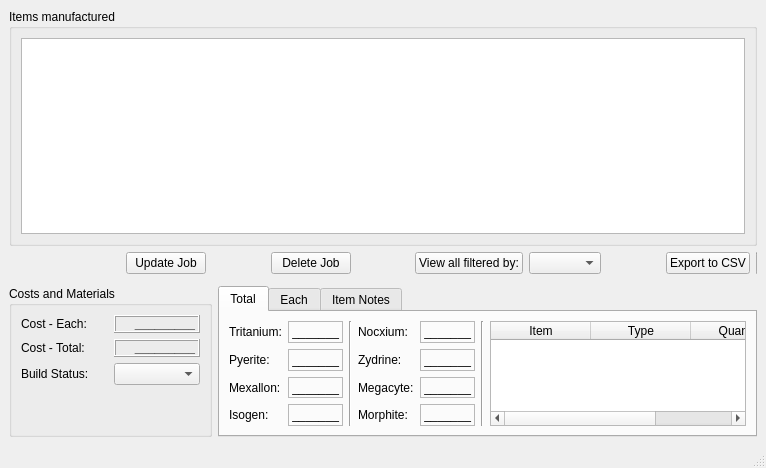
<ui version="4.0" >
 <class>ProductionHist</class>
 <widget class="QMainWindow" name="ProductionHist" >
  <property name="geometry" >
   <rect>
    <x>0</x>
    <y>0</y>
    <width>766</width>
    <height>468</height>
   </rect>
  </property>
  <property name="windowTitle" >
   <string>Production History Management</string>
  </property>
  <widget class="QWidget" name="centralwidget" >
   <layout class="QVBoxLayout" >
    <property name="margin" >
     <number>9</number>
    </property>
    <property name="spacing" >
     <number>6</number>
    </property>
    <item>
     <widget class="QGroupBox" name="groupBox_3" >
      <property name="title" >
       <string>Items manufactured</string>
      </property>
      <layout class="QVBoxLayout" >
       <property name="margin" >
        <number>9</number>
       </property>
       <property name="spacing" >
        <number>6</number>
       </property>
       <item>
        <widget class="QTableWidget" name="prodTable" >
         <property name="statusTip" >
          <string>Click a line to view all fields and edit it´s contents.</string>
         </property>
         <property name="editTriggers" >
          <set>QAbstractItemView::NoEditTriggers</set>
         </property>
         <property name="sortingEnabled" >
          <bool>true</bool>
         </property>
        </widget>
       </item>
      </layout>
     </widget>
    </item>
    <item>
     <layout class="QHBoxLayout" >
      <property name="margin" >
       <number>0</number>
      </property>
      <property name="spacing" >
       <number>6</number>
      </property>
      <item>
       <spacer>
        <property name="orientation" >
         <enum>Qt::Horizontal</enum>
        </property>
        <property name="sizeHint" >
         <size>
          <width>40</width>
          <height>20</height>
         </size>
        </property>
       </spacer>
      </item>
      <item>
       <spacer>
        <property name="orientation" >
         <enum>Qt::Horizontal</enum>
        </property>
        <property name="sizeHint" >
         <size>
          <width>40</width>
          <height>20</height>
         </size>
        </property>
       </spacer>
      </item>
      <item>
       <widget class="QPushButton" name="updateButton" >
        <property name="text" >
         <string>Update Job</string>
        </property>
       </widget>
      </item>
      <item>
       <spacer>
        <property name="orientation" >
         <enum>Qt::Horizontal</enum>
        </property>
        <property name="sizeHint" >
         <size>
          <width>40</width>
          <height>20</height>
         </size>
        </property>
       </spacer>
      </item>
      <item>
       <widget class="QPushButton" name="deleteButton" >
        <property name="text" >
         <string>Delete Job</string>
        </property>
       </widget>
      </item>
      <item>
       <spacer>
        <property name="orientation" >
         <enum>Qt::Horizontal</enum>
        </property>
        <property name="sizeHint" >
         <size>
          <width>40</width>
          <height>20</height>
         </size>
        </property>
       </spacer>
      </item>
      <item>
       <widget class="QPushButton" name="viewFilteredButton" >
        <property name="text" >
         <string>View all filtered by:</string>
        </property>
       </widget>
      </item>
      <item>
       <widget class="QComboBox" name="filterCombo" />
      </item>
      <item>
       <spacer>
        <property name="orientation" >
         <enum>Qt::Horizontal</enum>
        </property>
        <property name="sizeHint" >
         <size>
          <width>40</width>
          <height>20</height>
         </size>
        </property>
       </spacer>
      </item>
      <item>
       <widget class="QPushButton" name="exportButton" >
        <property name="text" >
         <string>Export to CSV</string>
        </property>
       </widget>
      </item>
      <item>
       <widget class="QLineEdit" name="itemID" >
        <property name="enabled" >
         <bool>true</bool>
        </property>
        <property name="maximumSize" >
         <size>
          <width>1</width>
          <height>16777215</height>
         </size>
        </property>
       </widget>
      </item>
     </layout>
    </item>
    <item>
     <widget class="QGroupBox" name="groupBox" >
      <property name="sizePolicy" >
       <sizepolicy>
        <hsizetype>5</hsizetype>
        <vsizetype>13</vsizetype>
        <horstretch>0</horstretch>
        <verstretch>0</verstretch>
       </sizepolicy>
      </property>
      <property name="title" >
       <string>Item</string>
      </property>
      <layout class="QHBoxLayout" >
       <property name="margin" >
        <number>9</number>
       </property>
       <property name="spacing" >
        <number>6</number>
       </property>
       <item>
        <layout class="QVBoxLayout" >
         <property name="margin" >
          <number>0</number>
         </property>
         <property name="spacing" >
          <number>6</number>
         </property>
         <item>
          <widget class="QLabel" name="label" >
           <property name="text" >
            <string>Item</string>
           </property>
          </widget>
         </item>
         <item>
          <widget class="QLineEdit" name="editItem" >
           <property name="statusTip" >
            <string>You cannot edit this field</string>
           </property>
           <property name="readOnly" >
            <bool>true</bool>
           </property>
          </widget>
         </item>
        </layout>
       </item>
       <item>
        <layout class="QVBoxLayout" >
         <property name="margin" >
          <number>0</number>
         </property>
         <property name="spacing" >
          <number>6</number>
         </property>
         <item>
          <widget class="QLabel" name="label" >
           <property name="text" >
            <string>Date</string>
           </property>
          </widget>
         </item>
         <item>
          <widget class="QLineEdit" name="date" >
           <property name="sizePolicy" >
            <sizepolicy>
             <hsizetype>13</hsizetype>
             <vsizetype>0</vsizetype>
             <horstretch>0</horstretch>
             <verstretch>0</verstretch>
            </sizepolicy>
           </property>
           <property name="minimumSize" >
            <size>
             <width>70</width>
             <height>0</height>
            </size>
           </property>
           <property name="statusTip" >
            <string>You cannot edit this field</string>
           </property>
           <property name="inputMask" >
            <string>99/99/9999;_</string>
           </property>
           <property name="text" >
            <string>//</string>
           </property>
           <property name="readOnly" >
            <bool>true</bool>
           </property>
          </widget>
         </item>
        </layout>
       </item>
       <item>
        <layout class="QVBoxLayout" >
         <property name="margin" >
          <number>0</number>
         </property>
         <property name="spacing" >
          <number>6</number>
         </property>
         <item>
          <widget class="QLabel" name="label_3" >
           <property name="text" >
            <string>Quantity</string>
           </property>
          </widget>
         </item>
         <item>
          <widget class="QLineEdit" name="quantity" >
           <property name="sizePolicy" >
            <sizepolicy>
             <hsizetype>13</hsizetype>
             <vsizetype>0</vsizetype>
             <horstretch>0</horstretch>
             <verstretch>0</verstretch>
            </sizepolicy>
           </property>
           <property name="minimumSize" >
            <size>
             <width>50</width>
             <height>0</height>
            </size>
           </property>
           <property name="statusTip" >
            <string>You cannot edit this field</string>
           </property>
           <property name="alignment" >
            <set>Qt::AlignRight</set>
           </property>
           <property name="readOnly" >
            <bool>true</bool>
           </property>
          </widget>
         </item>
        </layout>
       </item>
       <item>
        <layout class="QVBoxLayout" >
         <property name="margin" >
          <number>0</number>
         </property>
         <property name="spacing" >
          <number>6</number>
         </property>
         <item>
          <widget class="QLabel" name="label_4" >
           <property name="text" >
            <string>PE Skill</string>
           </property>
          </widget>
         </item>
         <item>
          <widget class="QLineEdit" name="PeSkill" >
           <property name="sizePolicy" >
            <sizepolicy>
             <hsizetype>13</hsizetype>
             <vsizetype>0</vsizetype>
             <horstretch>0</horstretch>
             <verstretch>0</verstretch>
            </sizepolicy>
           </property>
           <property name="minimumSize" >
            <size>
             <width>30</width>
             <height>0</height>
            </size>
           </property>
           <property name="statusTip" >
            <string>You cannot edit this field</string>
           </property>
           <property name="inputMask" >
            <string>9; </string>
           </property>
           <property name="text" >
            <string>0</string>
           </property>
           <property name="alignment" >
            <set>Qt::AlignRight</set>
           </property>
           <property name="readOnly" >
            <bool>true</bool>
           </property>
          </widget>
         </item>
        </layout>
       </item>
       <item>
        <layout class="QVBoxLayout" >
         <property name="margin" >
          <number>0</number>
         </property>
         <property name="spacing" >
          <number>6</number>
         </property>
         <item>
          <widget class="QLabel" name="label_5" >
           <property name="text" >
            <string>BP. ME</string>
           </property>
          </widget>
         </item>
         <item>
          <widget class="QLineEdit" name="BpMe" >
           <property name="sizePolicy" >
            <sizepolicy>
             <hsizetype>13</hsizetype>
             <vsizetype>0</vsizetype>
             <horstretch>0</horstretch>
             <verstretch>0</verstretch>
            </sizepolicy>
           </property>
           <property name="minimumSize" >
            <size>
             <width>30</width>
             <height>0</height>
            </size>
           </property>
           <property name="statusTip" >
            <string>You cannot edit this field</string>
           </property>
           <property name="inputMask" >
            <string>900; </string>
           </property>
           <property name="text" >
            <string>0</string>
           </property>
           <property name="alignment" >
            <set>Qt::AlignRight</set>
           </property>
           <property name="readOnly" >
            <bool>true</bool>
           </property>
          </widget>
         </item>
        </layout>
       </item>
       <item>
        <layout class="QVBoxLayout" >
         <property name="margin" >
          <number>0</number>
         </property>
         <property name="spacing" >
          <number>6</number>
         </property>
         <item>
          <widget class="QLabel" name="label_10" >
           <property name="text" >
            <string>BP. PE</string>
           </property>
          </widget>
         </item>
         <item>
          <widget class="QLineEdit" name="BpPe" >
           <property name="sizePolicy" >
            <sizepolicy>
             <hsizetype>13</hsizetype>
             <vsizetype>0</vsizetype>
             <horstretch>0</horstretch>
             <verstretch>0</verstretch>
            </sizepolicy>
           </property>
           <property name="minimumSize" >
            <size>
             <width>30</width>
             <height>0</height>
            </size>
           </property>
           <property name="statusTip" >
            <string>You cannot edit this field</string>
           </property>
           <property name="inputMask" >
            <string>900; </string>
           </property>
           <property name="text" >
            <string>0</string>
           </property>
           <property name="alignment" >
            <set>Qt::AlignRight</set>
           </property>
           <property name="readOnly" >
            <bool>true</bool>
           </property>
          </widget>
         </item>
        </layout>
       </item>
       <item>
        <layout class="QVBoxLayout" >
         <property name="margin" >
          <number>0</number>
         </property>
         <property name="spacing" >
          <number>6</number>
         </property>
         <item>
          <widget class="QLabel" name="label_6" >
           <property name="text" >
            <string>Location</string>
           </property>
          </widget>
         </item>
         <item>
          <widget class="QLineEdit" name="location" >
           <property name="sizePolicy" >
            <sizepolicy>
             <hsizetype>1</hsizetype>
             <vsizetype>0</vsizetype>
             <horstretch>0</horstretch>
             <verstretch>0</verstretch>
            </sizepolicy>
           </property>
           <property name="statusTip" >
            <string>You cannot edit this field</string>
           </property>
           <property name="readOnly" >
            <bool>true</bool>
           </property>
          </widget>
         </item>
        </layout>
       </item>
      </layout>
     </widget>
    </item>
    <item>
     <layout class="QHBoxLayout" >
      <property name="margin" >
       <number>0</number>
      </property>
      <property name="spacing" >
       <number>6</number>
      </property>
      <item>
       <widget class="QGroupBox" name="groupBox_4" >
        <property name="sizePolicy" >
         <sizepolicy>
          <hsizetype>1</hsizetype>
          <vsizetype>0</vsizetype>
          <horstretch>0</horstretch>
          <verstretch>0</verstretch>
         </sizepolicy>
        </property>
        <property name="title" >
         <string>Costs and Materials</string>
        </property>
        <layout class="QVBoxLayout" >
         <property name="margin" >
          <number>9</number>
         </property>
         <property name="spacing" >
          <number>6</number>
         </property>
         <item>
          <layout class="QVBoxLayout" >
           <property name="margin" >
            <number>0</number>
           </property>
           <property name="spacing" >
            <number>6</number>
           </property>
           <item>
            <layout class="QHBoxLayout" >
             <property name="margin" >
              <number>0</number>
             </property>
             <property name="spacing" >
              <number>6</number>
             </property>
             <item>
              <widget class="QLabel" name="label4" >
               <property name="text" >
                <string>Cost - Each:</string>
               </property>
              </widget>
             </item>
             <item>
              <widget class="QLabel" name="costEach" >
               <property name="font" >
                <font>
                 <family>MS Shell Dlg 2</family>
                 <pointsize>9</pointsize>
                 <weight>75</weight>
                 <italic>false</italic>
                 <bold>true</bold>
                 <underline>false</underline>
                 <strikeout>false</strikeout>
                </font>
               </property>
               <property name="frameShape" >
                <enum>QFrame::Box</enum>
               </property>
               <property name="frameShadow" >
                <enum>QFrame::Raised</enum>
               </property>
               <property name="text" >
                <string>_________</string>
               </property>
               <property name="alignment" >
                <set>Qt::AlignRight|Qt::AlignTrailing|Qt::AlignVCenter</set>
               </property>
              </widget>
             </item>
            </layout>
           </item>
           <item>
            <layout class="QHBoxLayout" >
             <property name="margin" >
              <number>0</number>
             </property>
             <property name="spacing" >
              <number>6</number>
             </property>
             <item>
              <widget class="QLabel" name="label5" >
               <property name="text" >
                <string>Cost - Total:</string>
               </property>
              </widget>
             </item>
             <item>
              <widget class="QLabel" name="costTotal" >
               <property name="font" >
                <font>
                 <family>MS Shell Dlg 2</family>
                 <pointsize>9</pointsize>
                 <weight>75</weight>
                 <italic>false</italic>
                 <bold>true</bold>
                 <underline>false</underline>
                 <strikeout>false</strikeout>
                </font>
               </property>
               <property name="frameShape" >
                <enum>QFrame::Box</enum>
               </property>
               <property name="frameShadow" >
                <enum>QFrame::Raised</enum>
               </property>
               <property name="text" >
                <string>_________</string>
               </property>
               <property name="alignment" >
                <set>Qt::AlignRight|Qt::AlignTrailing|Qt::AlignVCenter</set>
               </property>
              </widget>
             </item>
            </layout>
           </item>
           <item>
            <layout class="QHBoxLayout" >
             <property name="margin" >
              <number>0</number>
             </property>
             <property name="spacing" >
              <number>6</number>
             </property>
             <item>
              <widget class="QLabel" name="label6" >
               <property name="text" >
                <string>Build Status:</string>
               </property>
              </widget>
             </item>
             <item>
              <widget class="QComboBox" name="buildStatusCombo" />
             </item>
            </layout>
           </item>
          </layout>
         </item>
         <item>
          <spacer>
           <property name="orientation" >
            <enum>Qt::Vertical</enum>
           </property>
           <property name="sizeType" >
            <enum>QSizePolicy::Minimum</enum>
           </property>
           <property name="sizeHint" >
            <size>
             <width>20</width>
             <height>40</height>
            </size>
           </property>
          </spacer>
         </item>
        </layout>
       </widget>
      </item>
      <item>
       <widget class="QTabWidget" name="tabWidget" >
        <property name="sizePolicy" >
         <sizepolicy>
          <hsizetype>4</hsizetype>
          <vsizetype>13</vsizetype>
          <horstretch>0</horstretch>
          <verstretch>0</verstretch>
         </sizepolicy>
        </property>
        <property name="currentIndex" >
         <number>0</number>
        </property>
        <widget class="QWidget" name="tab_4" >
         <attribute name="title" >
          <string>Total</string>
         </attribute>
         <layout class="QHBoxLayout" >
          <property name="margin" >
           <number>9</number>
          </property>
          <property name="spacing" >
           <number>6</number>
          </property>
          <item>
           <layout class="QHBoxLayout" >
            <property name="margin" >
             <number>0</number>
            </property>
            <property name="spacing" >
             <number>6</number>
            </property>
            <item>
             <layout class="QVBoxLayout" >
              <property name="margin" >
               <number>0</number>
              </property>
              <property name="spacing" >
               <number>6</number>
              </property>
              <item>
               <widget class="QLabel" name="label_11" >
                <property name="text" >
                 <string>Tritanium:</string>
                </property>
               </widget>
              </item>
              <item>
               <widget class="QLabel" name="label_11" >
                <property name="text" >
                 <string>Pyerite:</string>
                </property>
               </widget>
              </item>
              <item>
               <widget class="QLabel" name="label_11" >
                <property name="text" >
                 <string>Mexallon:</string>
                </property>
               </widget>
              </item>
              <item>
               <widget class="QLabel" name="label_14" >
                <property name="text" >
                 <string>Isogen:</string>
                </property>
               </widget>
              </item>
             </layout>
            </item>
            <item>
             <layout class="QVBoxLayout" >
              <property name="margin" >
               <number>0</number>
              </property>
              <property name="spacing" >
               <number>6</number>
              </property>
              <item>
               <widget class="QLabel" name="triTotal" >
                <property name="frameShape" >
                 <enum>QFrame::StyledPanel</enum>
                </property>
                <property name="text" >
                 <string>_______</string>
                </property>
                <property name="alignment" >
                 <set>Qt::AlignRight|Qt::AlignTrailing|Qt::AlignVCenter</set>
                </property>
               </widget>
              </item>
              <item>
               <widget class="QLabel" name="pyeTotal" >
                <property name="frameShape" >
                 <enum>QFrame::StyledPanel</enum>
                </property>
                <property name="text" >
                 <string>_______</string>
                </property>
                <property name="alignment" >
                 <set>Qt::AlignRight|Qt::AlignTrailing|Qt::AlignVCenter</set>
                </property>
               </widget>
              </item>
              <item>
               <widget class="QLabel" name="mexTotal" >
                <property name="frameShape" >
                 <enum>QFrame::StyledPanel</enum>
                </property>
                <property name="text" >
                 <string>_______</string>
                </property>
                <property name="alignment" >
                 <set>Qt::AlignRight|Qt::AlignTrailing|Qt::AlignVCenter</set>
                </property>
               </widget>
              </item>
              <item>
               <widget class="QLabel" name="isoTotal" >
                <property name="frameShape" >
                 <enum>QFrame::StyledPanel</enum>
                </property>
                <property name="text" >
                 <string>_______</string>
                </property>
                <property name="alignment" >
                 <set>Qt::AlignRight|Qt::AlignTrailing|Qt::AlignVCenter</set>
                </property>
               </widget>
              </item>
             </layout>
            </item>
            <item>
             <widget class="Line" name="line_5" >
              <property name="orientation" >
               <enum>Qt::Vertical</enum>
              </property>
             </widget>
            </item>
            <item>
             <layout class="QVBoxLayout" >
              <property name="margin" >
               <number>0</number>
              </property>
              <property name="spacing" >
               <number>6</number>
              </property>
              <item>
               <widget class="QLabel" name="label7" >
                <property name="text" >
                 <string>Nocxium:</string>
                </property>
               </widget>
              </item>
              <item>
               <widget class="QLabel" name="label7" >
                <property name="text" >
                 <string>Zydrine:</string>
                </property>
               </widget>
              </item>
              <item>
               <widget class="QLabel" name="label7" >
                <property name="text" >
                 <string>Megacyte:</string>
                </property>
               </widget>
              </item>
              <item>
               <widget class="QLabel" name="label7" >
                <property name="text" >
                 <string>Morphite:</string>
                </property>
               </widget>
              </item>
             </layout>
            </item>
            <item>
             <layout class="QVBoxLayout" >
              <property name="margin" >
               <number>0</number>
              </property>
              <property name="spacing" >
               <number>6</number>
              </property>
              <item>
               <widget class="QLabel" name="nocTotal" >
                <property name="frameShape" >
                 <enum>QFrame::StyledPanel</enum>
                </property>
                <property name="text" >
                 <string>_______</string>
                </property>
                <property name="alignment" >
                 <set>Qt::AlignRight|Qt::AlignTrailing|Qt::AlignVCenter</set>
                </property>
               </widget>
              </item>
              <item>
               <widget class="QLabel" name="zydTotal" >
                <property name="frameShape" >
                 <enum>QFrame::StyledPanel</enum>
                </property>
                <property name="text" >
                 <string>_______</string>
                </property>
                <property name="alignment" >
                 <set>Qt::AlignRight|Qt::AlignTrailing|Qt::AlignVCenter</set>
                </property>
               </widget>
              </item>
              <item>
               <widget class="QLabel" name="megTotal" >
                <property name="frameShape" >
                 <enum>QFrame::StyledPanel</enum>
                </property>
                <property name="text" >
                 <string>_______</string>
                </property>
                <property name="alignment" >
                 <set>Qt::AlignRight|Qt::AlignTrailing|Qt::AlignVCenter</set>
                </property>
               </widget>
              </item>
              <item>
               <widget class="QLabel" name="morTotal" >
                <property name="frameShape" >
                 <enum>QFrame::StyledPanel</enum>
                </property>
                <property name="text" >
                 <string>_______</string>
                </property>
                <property name="alignment" >
                 <set>Qt::AlignRight|Qt::AlignTrailing|Qt::AlignVCenter</set>
                </property>
               </widget>
              </item>
             </layout>
            </item>
           </layout>
          </item>
          <item>
           <widget class="Line" name="line_5" >
            <property name="orientation" >
             <enum>Qt::Vertical</enum>
            </property>
           </widget>
          </item>
          <item>
           <widget class="QTableWidget" name="otherTotalTable" >
            <property name="sizePolicy" >
             <sizepolicy>
              <hsizetype>1</hsizetype>
              <vsizetype>1</vsizetype>
              <horstretch>0</horstretch>
              <verstretch>0</verstretch>
             </sizepolicy>
            </property>
            <property name="sortingEnabled" >
             <bool>true</bool>
            </property>
            <property name="columnCount" >
             <number>3</number>
            </property>
            <column>
             <property name="text" >
              <string>Item</string>
             </property>
            </column>
            <column>
             <property name="text" >
              <string>Type</string>
             </property>
            </column>
            <column>
             <property name="text" >
              <string>Quantity</string>
             </property>
            </column>
           </widget>
          </item>
         </layout>
        </widget>
        <widget class="QWidget" name="tab_5" >
         <attribute name="title" >
          <string>Each</string>
         </attribute>
         <layout class="QHBoxLayout" >
          <property name="margin" >
           <number>9</number>
          </property>
          <property name="spacing" >
           <number>6</number>
          </property>
          <item>
           <layout class="QHBoxLayout" >
            <property name="margin" >
             <number>0</number>
            </property>
            <property name="spacing" >
             <number>6</number>
            </property>
            <item>
             <layout class="QVBoxLayout" >
              <property name="margin" >
               <number>0</number>
              </property>
              <property name="spacing" >
               <number>6</number>
              </property>
              <item>
               <widget class="QLabel" name="label_30" >
                <property name="text" >
                 <string>Tritanium:</string>
                </property>
               </widget>
              </item>
              <item>
               <widget class="QLabel" name="label_30" >
                <property name="text" >
                 <string>Pyerite:</string>
                </property>
               </widget>
              </item>
              <item>
               <widget class="QLabel" name="label_30" >
                <property name="text" >
                 <string>Mexallon:</string>
                </property>
               </widget>
              </item>
              <item>
               <widget class="QLabel" name="label_30" >
                <property name="text" >
                 <string>Isogen:</string>
                </property>
               </widget>
              </item>
             </layout>
            </item>
            <item>
             <layout class="QVBoxLayout" >
              <property name="margin" >
               <number>0</number>
              </property>
              <property name="spacing" >
               <number>6</number>
              </property>
              <item>
               <widget class="QLabel" name="triEach" >
                <property name="frameShape" >
                 <enum>QFrame::StyledPanel</enum>
                </property>
                <property name="text" >
                 <string>_______</string>
                </property>
                <property name="alignment" >
                 <set>Qt::AlignRight|Qt::AlignTrailing|Qt::AlignVCenter</set>
                </property>
               </widget>
              </item>
              <item>
               <widget class="QLabel" name="pyeEach" >
                <property name="frameShape" >
                 <enum>QFrame::StyledPanel</enum>
                </property>
                <property name="text" >
                 <string>_______</string>
                </property>
                <property name="alignment" >
                 <set>Qt::AlignRight|Qt::AlignTrailing|Qt::AlignVCenter</set>
                </property>
               </widget>
              </item>
              <item>
               <widget class="QLabel" name="mexEach" >
                <property name="frameShape" >
                 <enum>QFrame::StyledPanel</enum>
                </property>
                <property name="text" >
                 <string>_______</string>
                </property>
                <property name="alignment" >
                 <set>Qt::AlignRight|Qt::AlignTrailing|Qt::AlignVCenter</set>
                </property>
               </widget>
              </item>
              <item>
               <widget class="QLabel" name="isoEach" >
                <property name="frameShape" >
                 <enum>QFrame::StyledPanel</enum>
                </property>
                <property name="text" >
                 <string>_______</string>
                </property>
                <property name="alignment" >
                 <set>Qt::AlignRight|Qt::AlignTrailing|Qt::AlignVCenter</set>
                </property>
               </widget>
              </item>
             </layout>
            </item>
            <item>
             <widget class="Line" name="line_6" >
              <property name="orientation" >
               <enum>Qt::Vertical</enum>
              </property>
             </widget>
            </item>
            <item>
             <layout class="QVBoxLayout" >
              <property name="margin" >
               <number>0</number>
              </property>
              <property name="spacing" >
               <number>6</number>
              </property>
              <item>
               <widget class="QLabel" name="label_38" >
                <property name="text" >
                 <string>Nocxium:</string>
                </property>
               </widget>
              </item>
              <item>
               <widget class="QLabel" name="label_38" >
                <property name="text" >
                 <string>Zydrine:</string>
                </property>
               </widget>
              </item>
              <item>
               <widget class="QLabel" name="label_38" >
                <property name="text" >
                 <string>Megacyte:</string>
                </property>
               </widget>
              </item>
              <item>
               <widget class="QLabel" name="label_38" >
                <property name="text" >
                 <string>Morphite:</string>
                </property>
               </widget>
              </item>
             </layout>
            </item>
            <item>
             <layout class="QVBoxLayout" >
              <property name="margin" >
               <number>0</number>
              </property>
              <property name="spacing" >
               <number>6</number>
              </property>
              <item>
               <widget class="QLabel" name="nocEach" >
                <property name="frameShape" >
                 <enum>QFrame::StyledPanel</enum>
                </property>
                <property name="text" >
                 <string>_______</string>
                </property>
                <property name="alignment" >
                 <set>Qt::AlignRight|Qt::AlignTrailing|Qt::AlignVCenter</set>
                </property>
               </widget>
              </item>
              <item>
               <widget class="QLabel" name="zydEach" >
                <property name="frameShape" >
                 <enum>QFrame::StyledPanel</enum>
                </property>
                <property name="text" >
                 <string>_______</string>
                </property>
                <property name="alignment" >
                 <set>Qt::AlignRight|Qt::AlignTrailing|Qt::AlignVCenter</set>
                </property>
               </widget>
              </item>
              <item>
               <widget class="QLabel" name="megEach" >
                <property name="frameShape" >
                 <enum>QFrame::StyledPanel</enum>
                </property>
                <property name="text" >
                 <string>_______</string>
                </property>
                <property name="alignment" >
                 <set>Qt::AlignRight|Qt::AlignTrailing|Qt::AlignVCenter</set>
                </property>
               </widget>
              </item>
              <item>
               <widget class="QLabel" name="morEach" >
                <property name="frameShape" >
                 <enum>QFrame::StyledPanel</enum>
                </property>
                <property name="text" >
                 <string>_______</string>
                </property>
                <property name="alignment" >
                 <set>Qt::AlignRight|Qt::AlignTrailing|Qt::AlignVCenter</set>
                </property>
               </widget>
              </item>
             </layout>
            </item>
           </layout>
          </item>
          <item>
           <widget class="Line" name="line_6" >
            <property name="orientation" >
             <enum>Qt::Vertical</enum>
            </property>
           </widget>
          </item>
          <item>
           <widget class="QTableWidget" name="otherEachTable" >
            <property name="sortingEnabled" >
             <bool>true</bool>
            </property>
            <property name="columnCount" >
             <number>3</number>
            </property>
            <column>
             <property name="text" >
              <string>Item</string>
             </property>
            </column>
            <column>
             <property name="text" >
              <string>Type</string>
             </property>
            </column>
            <column>
             <property name="text" >
              <string>Quantity</string>
             </property>
            </column>
           </widget>
          </item>
         </layout>
        </widget>
        <widget class="QWidget" name="tab_6" >
         <attribute name="title" >
          <string>Item Notes</string>
         </attribute>
         <layout class="QHBoxLayout" >
          <property name="margin" >
           <number>9</number>
          </property>
          <property name="spacing" >
           <number>6</number>
          </property>
          <item>
           <widget class="QTextEdit" name="itemNotes" >
            <property name="statusTip" >
             <string>Notes can be added after the item is inserted into production. Then double click the item you want to edit and add the notes. Update job saves the note.</string>
            </property>
           </widget>
          </item>
         </layout>
        </widget>
       </widget>
      </item>
     </layout>
    </item>
   </layout>
  </widget>
  <widget class="QMenuBar" name="menubar" >
   <property name="geometry" >
    <rect>
     <x>0</x>
     <y>0</y>
     <width>766</width>
     <height>21</height>
    </rect>
   </property>
  </widget>
  <widget class="QStatusBar" name="statusbar" />
 </widget>
 <tabstops>
  <tabstop>date</tabstop>
  <tabstop>PeSkill</tabstop>
  <tabstop>BpMe</tabstop>
  <tabstop>updateButton</tabstop>
  <tabstop>deleteButton</tabstop>
  <tabstop>viewFilteredButton</tabstop>
  <tabstop>prodTable</tabstop>
 </tabstops>
 <resources/>
 <connections/>
</ui>
